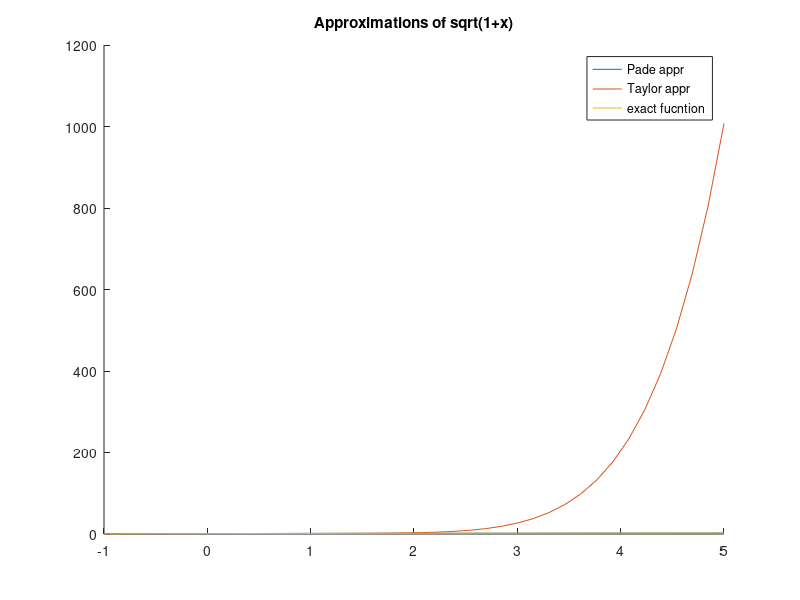

Reproduce this figure in MATLAB.
%Pade vs Taylor expansion of sqrt(1+x)

x = linspace(-1,5,40)';     %set range to calculate over
m = 7;     %set number of terms in approximation
f = @(x) sqrt(1+x);     %declare f as anonymous function

%% Pade appr
a = zeros(m,1);     %initialize a and b terms
b = zeros(m,1);

pade = ones(length(x),1);     %initialize pade approximation

%Sum up the Pade approximation
for j = 1:m
    
    a(j) = 2 / (2 * m + 1) * sin(j * pi / (2 * m + 1))^2;
    
    b(j) = cos(j * pi / (2 * m + 1))^2;
    
    pade = pade + (a(j).*x ./ (1 + b(j).*x));
    
end

%% Taylor appr

taylor_apr = ones(length(x),1);     %initialize taylor approximation
c = zeros(m,1);     %initialize taylor coefficients

%note for expnding around 0: f^(n) (0) = 1 for all n

%Sum up the Taylor approximation
for i = 0:m-1
    
    intermed = (1/2) - (0:i);     %intermediate values to calculate Taylor coeff's

    c(i+1) = prod(intermed) / factorial(i+1);     %Taylor coeff's
    
    taylor_apr = taylor_apr + c(i+1) .* x.^(i+1);
    
end

%% Plot approximations and exact function
hold on
plot(x,pade)
plot(x,taylor_apr)
plot(x,f(x))

title('Approximations of sqrt(1+x)')
legend('Pade appr','Taylor appr','exact fucntion')
